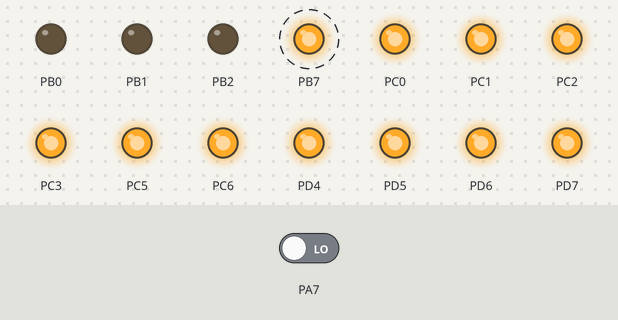
Simulated run of this program. Board: ATmega32, built with avr-gcc and emulated at 1 MHz. Parts: output pins drawn as LEDs (lit = HIGH). Dashed ring = blinking. The test bench sets the inputs (shaded band); at power-on: PA7 LOW.

Above: at 1.2 s.
1.3 s: PA7 driven HIGH
At 3.8 s:
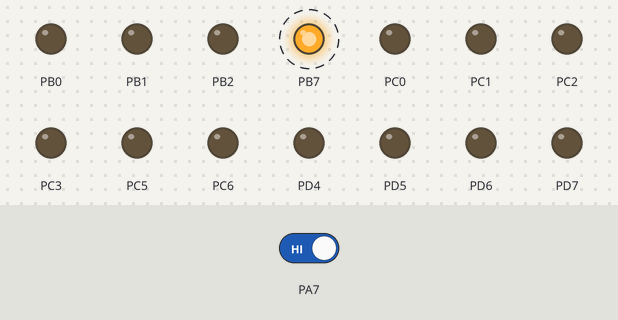
4.3 s: PA7 driven LOW
At 6.5 s:
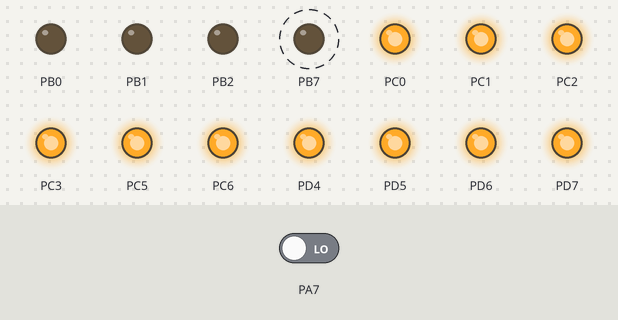
Timing chart, 0 to 13.3 s (numbered marks = the images above; inputs shaded):
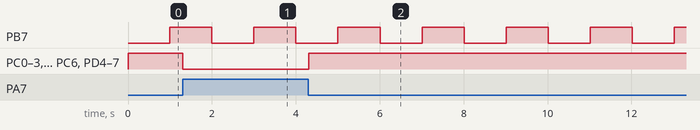

Measured:
- after the input at 1.3 s, PC0–3, PC5, PC6, PD4–7: HIGH → LOW at once
- after the input at 4.3 s, PC0–3, PC5, PC6, PD4–7: LOW → HIGH at once
- by itself, PB7: alternates HIGH for 1.0 s and LOW for 1.0 s

The program:

main.c
```c
#include <avr/io.h>
#define F_CPU 1000000
#include <util/delay.h>

unsigned int instruction[256]={
	0xF06F,0xF023,0x4620,0x6661,0x603B,0x4630,0x6661,0xF661,0x7640,0xF661,0x7630,0x1231,0xB234,0x9135,0x4323,0x8331,
	0x4640,0x6661,0x5431,0x21D0,0xE441,0x7334,0x21C0,0x0131,0xC531,0xA225,0xD352,0x21D0,0x331A,0x0000,0x0000,0x0000,
	0x0000,0x0000,0x0000,0x0000,0x0000,0x0000,0x0000,0x0000,0x0000,0x0000,0x0000,0x0000,0x0000,0x0000,0x0000,0x0000,
	0x0000,0x0000,0x0000,0x0000,0x0000,0x0000,0x0000,0x0000,0x0000,0x0000,0x0000,0x0000,0x0000,0x0000,0x0000,0x0000,
	0x0000,0x0000,0x0000,0x0000,0x0000,0x0000,0x0000,0x0000,0x0000,0x0000,0x0000,0x0000,0x0000,0x0000,0x0000,0x0000,
	0x0000,0x0000,0x0000,0x0000,0x0000,0x0000,0x0000,0x0000,0x0000,0x0000,0x0000,0x0000,0x0000,0x0000,0x0000,0x0000,
	0x0000,0x0000,0x0000,0x0000,0x0000,0x0000,0x0000,0x0000,0x0000,0x0000,0x0000,0x0000,0x0000,0x0000,0x0000,0x0000,
	0x0000,0x0000,0x0000,0x0000,0x0000,0x0000,0x0000,0x0000,0x0000,0x0000,0x0000,0x0000,0x0000,0x0000,0x0000,0x0000,
	0x0000,0x0000,0x0000,0x0000,0x0000,0x0000,0x0000,0x0000,0x0000,0x0000,0x0000,0x0000,0x0000,0x0000,0x0000,0x0000,
	0x0000,0x0000,0x0000,0x0000,0x0000,0x0000,0x0000,0x0000,0x0000,0x0000,0x0000,0x0000,0x0000,0x0000,0x0000,0x0000,
	0x0000,0x0000,0x0000,0x0000,0x0000,0x0000,0x0000,0x0000,0x0000,0x0000,0x0000,0x0000,0x0000,0x0000,0x0000,0x0000,
	0x0000,0x0000,0x0000,0x0000,0x0000,0x0000,0x0000,0x0000,0x0000,0x0000,0x0000,0x0000,0x0000,0x0000,0x0000,0x0000,
	0x0000,0x0000,0x0000,0x0000,0x0000,0x0000,0x0000,0x0000,0x0000,0x0000,0x0000,0x0000,0x0000,0x0000,0x0000,0x0000,
	0x0000,0x0000,0x0000,0x0000,0x0000,0x0000,0x0000,0x0000,0x0000,0x0000,0x0000,0x0000,0x0000,0x0000,0x0000,0x0000,
	0x0000,0x0000,0x0000,0x0000,0x0000,0x0000,0x0000,0x0000,0x0000,0x0000,0x0000,0x0000,0x0000,0x0000,0x0000,0x0000,
0x0000,0x0000,0x0000,0x0000,0x0000,0x0000,0x0000,0x0000,0x0000,0x0000,0x0000,0x0000,0x0000,0x0000,0x0000,0x0000};


int main(void)
{
	DDRA=0X00;
	DDRB=0xFF;
	DDRC=0xFF;
	DDRD=0xFF;

	MCUCSR|=(1<<JTD);
	MCUCSR|=(1<<JTD);

	unsigned int pc = 0x00;
	int clkcnt = 0;
	unsigned char g = 0b00000000;
	/* Replace with your application code */
	while (1) {
		unsigned char c ;
		pc = PINA;
		c = (instruction[pc]%(1<<8))&(0xff);
		PORTC = c;
		c = ((instruction[pc])>>8)&(0xff);
		PORTD = c;
		clkcnt++;
		if(clkcnt==100){
			clkcnt = 0;
			if(g==0x00000000) g = 0b10000000;
			else g = 0b00000000;
			PORTB = g;
		}
		_delay_ms(10);
	}
}
//Instruction Memory
```
